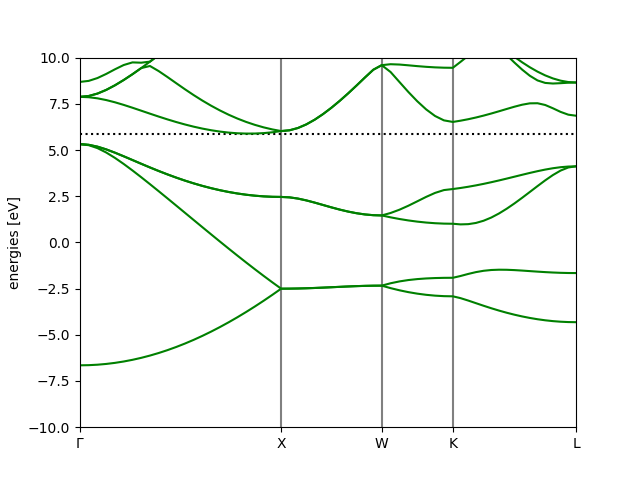

Python code for this plot:
# web-page: bandstructure.png
"""Band structure tutorial

Calculate the band structure of Si along high symmetry directions
Brillouin zone
"""
# P1
from ase.build import bulk
from gpaw import GPAW, PW, FermiDirac

# Perform standard ground state calculation (with plane wave basis)
si = bulk('Si', 'diamond', 5.43)
calc = GPAW(mode=PW(200),
            xc='PBE',
            kpts=(8, 8, 8),
            random=True,  # random guess (needed if many empty bands required)
            occupations=FermiDirac(0.01),
            txt='Si_gs.txt')
si.calc = calc
si.get_potential_energy()
ef = calc.get_fermi_level()
calc.write('Si_gs.gpw')
# P2
# Restart from ground state and fix potential:
calc = GPAW('Si_gs.gpw').fixed_density(
    nbands=16,
    symmetry='off',
    kpts={'path': 'GXWKL', 'npoints': 60},
    convergence={'bands': 8})

# P3
bs = calc.band_structure()
bs.plot(filename='bandstructure.png', show=True, emax=10.0)
